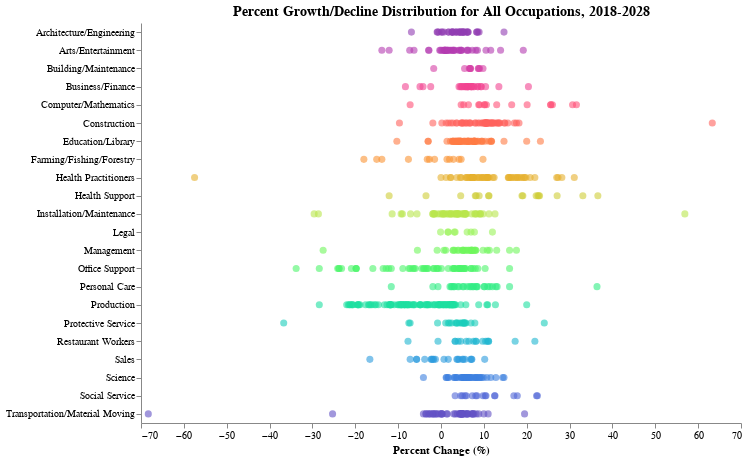

Write notebook code for a chart like this one.
### Code cell
# Create stripplot to show the distribution of all occupations within the occupational groups by percent change in employment (growth or decline)


alt.Chart(occs_detailed).mark_circle(size=50).encode(
    x=alt.X('Percent Change:Q', axis=alt.Axis(title='Percent Change (%)')),
    y=alt.Y('Occupation Group:N', axis=alt.Axis(title=None)),
    color=alt.Color('Occupation Group:N', legend=None ,scale=alt.Scale(scheme='rainbow') ), 
    tooltip = [alt.Tooltip('Occupational Title:N'),
               alt.Tooltip('Percent Change:Q', title='Percent Change (%)')
                ],
    opacity=alt.value(0.6)
).properties(height=400,width=600, title="Percent Growth/Decline Distribution for All Occupations, 2018-2028"
).configure_axis(
    grid=False
).configure_view(
    strokeWidth=0
).configure_title(
    fontSize=14,
    align="center",
    color="black"
).interactive()

### Figure 1 — Vega-Lite specification as saved in the notebook (floating-point values rounded to 4 significant figures; data arrays with more than 128 entries replaced by an {"elided": "..."} marker saying what was removed)
{"config": {"view": {"continuousWidth": 400, "continuousHeight": 300, "strokeWidth": 0}, "axis": {"grid": false}, "title": {"align": "center", "color": "black", "fontSize": 14}}, "data": {"name": "data-f87997cba189f2de34be7d5dd20ae497"}, "mark": {"type": "circle", "size": 50}, "encoding": {"color": {"type": "nominal", "field": "Occupation Group", "legend": null, "scale": {"scheme": "rainbow"}}, "opacity": {"value": 0.6}, "tooltip": [{"type": "nominal", "field": "Occupational Title"}, {"type": "quantitative", "field": "Percent Change", "title": "Percent Change (%)"}], "x": {"type": "quantitative", "axis": {"title": "Percent Change (%)"}, "field": "Percent Change"}, "y": {"type": "nominal", "axis": {"title": null}, "field": "Occupation Group"}}, "height": 400, "selection": {"selector032": {"type": "interval", "bind": "scales", "encodings": ["x", "y"]}}, "title": "Percent Growth/Decline Distribution for All Occupations, 2018-2028", "width": 600, "$schema": "https://vega.github.io/schema/vega-lite/v4.8.1.json", "datasets": {"data-f87997cba189f2de34be7d5dd20ae497": {"elided": "802 records"}}}
